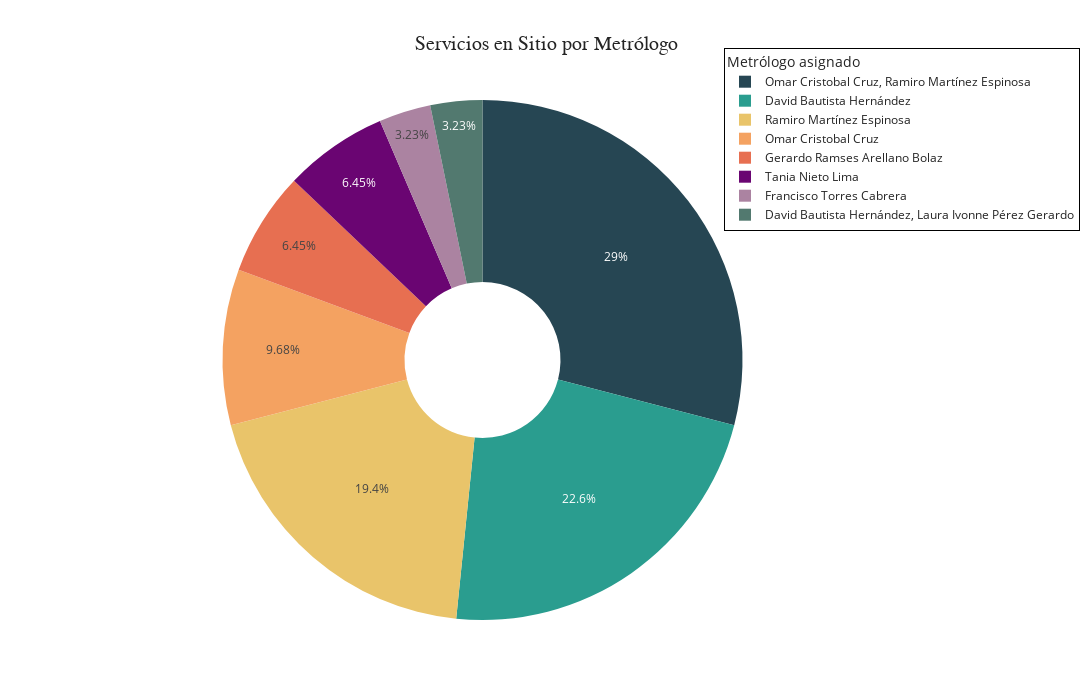

Write notebook code for a chart like this one.
### Code cell
fig = go.Figure(data=[ 
    go.Pie(
        labels=sit_per_assignee['Asignado a'], 
        values=sit_per_assignee['SO'], 
        hole=0.3, 
        direction='clockwise',
        textinfo='percent',  # Muestra el porcentaje y el nombre
        hoverinfo='label+value',  # Muestra nombre y porcentaje al pasar el mouse
        marker=dict(
            #colors=['#66b3ff', '#99ff99', '#ff6666', '#ffcc99'],
            colors = ["#264653", "#2a9d8f", "#e9c46a", "#f4a261", "#e76f51", "#6a0572", "#ab83a1", "#52796f"]



,
# Puedes ajustar estos colores
        ),
        #pull=[0.1, 0, 0, 0],  # Hace "salir" ligeramente la primera porción (opcional)
    )
])

fig.update_layout(
    template="plotly+seaborn",  # Combina los templates de plotly y seaborn
    width=1150,
    height=700,
    title='Servicios en Sitio por Metrólogo',
    title_x=0.5,
    title_font=dict(size=20, family='Verdana, sans-serif'),
    legend_title_text="Metrólogo asignado",
    legend=dict(
        x=0.8, y=1.1,
        bgcolor="rgba(255,255,255,0.5)",
        bordercolor="Black",
        borderwidth=1
    ),
    showlegend=True,
)

fig.show()

### Figure 1 — Plotly figure (JSON) as saved in the notebook; plotly's stock layout.template omitted (floating-point values rounded to 4 significant figures)
{"data": [{"direction": "clockwise", "hole": 0.3, "hoverinfo": "label+value", "labels": ["Omar Cristobal Cruz, Ramiro Martínez Espinosa", "David Bautista Hernández", "Ramiro Martínez Espinosa", "Omar Cristobal Cruz", "Gerardo Ramses Arellano Bolaz", "Tania Nieto Lima", "Francisco Torres Cabrera", "David Bautista Hernández, Laura Ivonne Pérez Gerardo"], "marker": {"colors": ["#264653", "#2a9d8f", "#e9c46a", "#f4a261", "#e76f51", "#6a0572", "#ab83a1", "#52796f"]}, "textinfo": "percent", "type": "pie", "values": [9, 7, 6, 3, 2, 2, 1, 1]}], "layout": {"height": 700, "legend": {"bgcolor": "rgba(255,255,255,0.5)", "bordercolor": "Black", "borderwidth": 1, "title": {"text": "Metrólogo asignado"}, "x": 0.8, "y": 1.1}, "showlegend": true, "title": {"font": {"family": "Verdana, sans-serif", "size": 20}, "text": "Servicios en Sitio por Metrólogo", "x": 0.5}, "width": 1150}}
